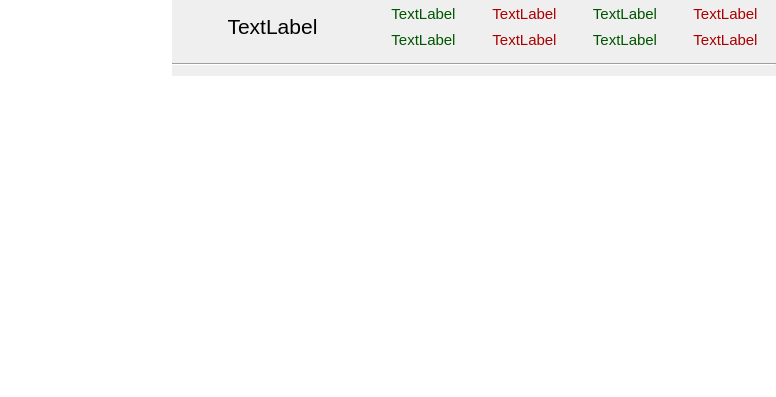
<?xml version="1.0" encoding="UTF-8"?>
<ui version="4.0">
 <class>HardwareInforForm</class>
 <widget class="QWidget" name="HardwareInforForm">
  <property name="geometry">
   <rect>
    <x>0</x>
    <y>0</y>
    <width>776</width>
    <height>397</height>
   </rect>
  </property>
  <property name="font">
   <font>
    <family>Microsoft YaHei UI</family>
    <pointsize>10</pointsize>
   </font>
  </property>
  <property name="windowTitle">
   <string>Form</string>
  </property>
  <property name="styleSheet">
   <string notr="true"/>
  </property>
  <layout class="QVBoxLayout" name="verticalLayout_3">
   <property name="spacing">
    <number>0</number>
   </property>
   <property name="margin">
    <number>0</number>
   </property>
   <item>
    <layout class="QHBoxLayout" name="horizontalLayout_2" stretch="2,7">
     <property name="spacing">
      <number>0</number>
     </property>
     <item>
      <widget class="QListWidget" name="listWidgetHWItem">
       <property name="font">
        <font>
         <family>Microsoft YaHei UI</family>
         <pointsize>10</pointsize>
        </font>
       </property>
       <property name="focusPolicy">
        <enum>Qt::NoFocus</enum>
       </property>
       <property name="styleSheet">
        <string notr="true"/>
       </property>
       <property name="frameShape">
        <enum>QFrame::NoFrame</enum>
       </property>
      </widget>
     </item>
     <item>
      <layout class="QVBoxLayout" name="verticalLayout" stretch="5,1,30">
       <property name="spacing">
        <number>10</number>
       </property>
       <item>
        <layout class="QHBoxLayout" name="horizontalLayout" stretch="1,2">
         <property name="spacing">
          <number>0</number>
         </property>
         <item>
          <widget class="QLabel" name="labelHWTitle">
           <property name="font">
            <font>
             <family>Microsoft YaHei UI</family>
             <pointsize>16</pointsize>
            </font>
           </property>
           <property name="text">
            <string>TextLabel</string>
           </property>
           <property name="alignment">
            <set>Qt::AlignCenter</set>
           </property>
          </widget>
         </item>
         <item>
          <layout class="QGridLayout" name="gridLayout" rowstretch="1,1" columnstretch="1,1,1,1">
           <property name="spacing">
            <number>0</number>
           </property>
           <item row="0" column="0">
            <widget class="QLabel" name="label_1">
             <property name="palette">
              <palette>
               <active>
                <colorrole role="WindowText">
                 <brush brushstyle="SolidPattern">
                  <color alpha="255">
                   <red>0</red>
                   <green>85</green>
                   <blue>0</blue>
                  </color>
                 </brush>
                </colorrole>
               </active>
               <inactive>
                <colorrole role="WindowText">
                 <brush brushstyle="SolidPattern">
                  <color alpha="255">
                   <red>0</red>
                   <green>85</green>
                   <blue>0</blue>
                  </color>
                 </brush>
                </colorrole>
               </inactive>
               <disabled>
                <colorrole role="WindowText">
                 <brush brushstyle="SolidPattern">
                  <color alpha="255">
                   <red>120</red>
                   <green>120</green>
                   <blue>120</blue>
                  </color>
                 </brush>
                </colorrole>
               </disabled>
              </palette>
             </property>
             <property name="font">
              <font>
               <pointsize>11</pointsize>
               <weight>50</weight>
               <bold>false</bold>
              </font>
             </property>
             <property name="text">
              <string>TextLabel</string>
             </property>
             <property name="alignment">
              <set>Qt::AlignCenter</set>
             </property>
            </widget>
           </item>
           <item row="0" column="1">
            <widget class="QLabel" name="label_2">
             <property name="palette">
              <palette>
               <active>
                <colorrole role="WindowText">
                 <brush brushstyle="SolidPattern">
                  <color alpha="255">
                   <red>170</red>
                   <green>0</green>
                   <blue>0</blue>
                  </color>
                 </brush>
                </colorrole>
               </active>
               <inactive>
                <colorrole role="WindowText">
                 <brush brushstyle="SolidPattern">
                  <color alpha="255">
                   <red>170</red>
                   <green>0</green>
                   <blue>0</blue>
                  </color>
                 </brush>
                </colorrole>
               </inactive>
               <disabled>
                <colorrole role="WindowText">
                 <brush brushstyle="SolidPattern">
                  <color alpha="255">
                   <red>120</red>
                   <green>120</green>
                   <blue>120</blue>
                  </color>
                 </brush>
                </colorrole>
               </disabled>
              </palette>
             </property>
             <property name="font">
              <font>
               <pointsize>11</pointsize>
              </font>
             </property>
             <property name="text">
              <string>TextLabel</string>
             </property>
             <property name="alignment">
              <set>Qt::AlignCenter</set>
             </property>
            </widget>
           </item>
           <item row="0" column="2">
            <widget class="QLabel" name="label_3">
             <property name="palette">
              <palette>
               <active>
                <colorrole role="WindowText">
                 <brush brushstyle="SolidPattern">
                  <color alpha="255">
                   <red>0</red>
                   <green>85</green>
                   <blue>0</blue>
                  </color>
                 </brush>
                </colorrole>
               </active>
               <inactive>
                <colorrole role="WindowText">
                 <brush brushstyle="SolidPattern">
                  <color alpha="255">
                   <red>0</red>
                   <green>85</green>
                   <blue>0</blue>
                  </color>
                 </brush>
                </colorrole>
               </inactive>
               <disabled>
                <colorrole role="WindowText">
                 <brush brushstyle="SolidPattern">
                  <color alpha="255">
                   <red>120</red>
                   <green>120</green>
                   <blue>120</blue>
                  </color>
                 </brush>
                </colorrole>
               </disabled>
              </palette>
             </property>
             <property name="font">
              <font>
               <pointsize>11</pointsize>
              </font>
             </property>
             <property name="text">
              <string>TextLabel</string>
             </property>
             <property name="alignment">
              <set>Qt::AlignCenter</set>
             </property>
            </widget>
           </item>
           <item row="0" column="3">
            <widget class="QLabel" name="label_4">
             <property name="palette">
              <palette>
               <active>
                <colorrole role="WindowText">
                 <brush brushstyle="SolidPattern">
                  <color alpha="255">
                   <red>170</red>
                   <green>0</green>
                   <blue>0</blue>
                  </color>
                 </brush>
                </colorrole>
               </active>
               <inactive>
                <colorrole role="WindowText">
                 <brush brushstyle="SolidPattern">
                  <color alpha="255">
                   <red>170</red>
                   <green>0</green>
                   <blue>0</blue>
                  </color>
                 </brush>
                </colorrole>
               </inactive>
               <disabled>
                <colorrole role="WindowText">
                 <brush brushstyle="SolidPattern">
                  <color alpha="255">
                   <red>120</red>
                   <green>120</green>
                   <blue>120</blue>
                  </color>
                 </brush>
                </colorrole>
               </disabled>
              </palette>
             </property>
             <property name="font">
              <font>
               <pointsize>11</pointsize>
              </font>
             </property>
             <property name="text">
              <string>TextLabel</string>
             </property>
             <property name="alignment">
              <set>Qt::AlignCenter</set>
             </property>
            </widget>
           </item>
           <item row="1" column="0">
            <widget class="QLabel" name="label_5">
             <property name="palette">
              <palette>
               <active>
                <colorrole role="WindowText">
                 <brush brushstyle="SolidPattern">
                  <color alpha="255">
                   <red>0</red>
                   <green>85</green>
                   <blue>0</blue>
                  </color>
                 </brush>
                </colorrole>
               </active>
               <inactive>
                <colorrole role="WindowText">
                 <brush brushstyle="SolidPattern">
                  <color alpha="255">
                   <red>0</red>
                   <green>85</green>
                   <blue>0</blue>
                  </color>
                 </brush>
                </colorrole>
               </inactive>
               <disabled>
                <colorrole role="WindowText">
                 <brush brushstyle="SolidPattern">
                  <color alpha="255">
                   <red>120</red>
                   <green>120</green>
                   <blue>120</blue>
                  </color>
                 </brush>
                </colorrole>
               </disabled>
              </palette>
             </property>
             <property name="font">
              <font>
               <pointsize>11</pointsize>
              </font>
             </property>
             <property name="text">
              <string>TextLabel</string>
             </property>
             <property name="alignment">
              <set>Qt::AlignCenter</set>
             </property>
            </widget>
           </item>
           <item row="1" column="1">
            <widget class="QLabel" name="label_6">
             <property name="palette">
              <palette>
               <active>
                <colorrole role="WindowText">
                 <brush brushstyle="SolidPattern">
                  <color alpha="255">
                   <red>170</red>
                   <green>0</green>
                   <blue>0</blue>
                  </color>
                 </brush>
                </colorrole>
               </active>
               <inactive>
                <colorrole role="WindowText">
                 <brush brushstyle="SolidPattern">
                  <color alpha="255">
                   <red>170</red>
                   <green>0</green>
                   <blue>0</blue>
                  </color>
                 </brush>
                </colorrole>
               </inactive>
               <disabled>
                <colorrole role="WindowText">
                 <brush brushstyle="SolidPattern">
                  <color alpha="255">
                   <red>120</red>
                   <green>120</green>
                   <blue>120</blue>
                  </color>
                 </brush>
                </colorrole>
               </disabled>
              </palette>
             </property>
             <property name="font">
              <font>
               <pointsize>11</pointsize>
              </font>
             </property>
             <property name="text">
              <string>TextLabel</string>
             </property>
             <property name="alignment">
              <set>Qt::AlignCenter</set>
             </property>
            </widget>
           </item>
           <item row="1" column="2">
            <widget class="QLabel" name="label_7">
             <property name="palette">
              <palette>
               <active>
                <colorrole role="WindowText">
                 <brush brushstyle="SolidPattern">
                  <color alpha="255">
                   <red>0</red>
                   <green>85</green>
                   <blue>0</blue>
                  </color>
                 </brush>
                </colorrole>
               </active>
               <inactive>
                <colorrole role="WindowText">
                 <brush brushstyle="SolidPattern">
                  <color alpha="255">
                   <red>0</red>
                   <green>85</green>
                   <blue>0</blue>
                  </color>
                 </brush>
                </colorrole>
               </inactive>
               <disabled>
                <colorrole role="WindowText">
                 <brush brushstyle="SolidPattern">
                  <color alpha="255">
                   <red>120</red>
                   <green>120</green>
                   <blue>120</blue>
                  </color>
                 </brush>
                </colorrole>
               </disabled>
              </palette>
             </property>
             <property name="font">
              <font>
               <pointsize>11</pointsize>
              </font>
             </property>
             <property name="text">
              <string>TextLabel</string>
             </property>
             <property name="alignment">
              <set>Qt::AlignCenter</set>
             </property>
            </widget>
           </item>
           <item row="1" column="3">
            <widget class="QLabel" name="label_8">
             <property name="palette">
              <palette>
               <active>
                <colorrole role="WindowText">
                 <brush brushstyle="SolidPattern">
                  <color alpha="255">
                   <red>170</red>
                   <green>0</green>
                   <blue>0</blue>
                  </color>
                 </brush>
                </colorrole>
               </active>
               <inactive>
                <colorrole role="WindowText">
                 <brush brushstyle="SolidPattern">
                  <color alpha="255">
                   <red>170</red>
                   <green>0</green>
                   <blue>0</blue>
                  </color>
                 </brush>
                </colorrole>
               </inactive>
               <disabled>
                <colorrole role="WindowText">
                 <brush brushstyle="SolidPattern">
                  <color alpha="255">
                   <red>120</red>
                   <green>120</green>
                   <blue>120</blue>
                  </color>
                 </brush>
                </colorrole>
               </disabled>
              </palette>
             </property>
             <property name="font">
              <font>
               <pointsize>11</pointsize>
              </font>
             </property>
             <property name="text">
              <string>TextLabel</string>
             </property>
             <property name="alignment">
              <set>Qt::AlignCenter</set>
             </property>
            </widget>
           </item>
          </layout>
         </item>
        </layout>
       </item>
       <item>
        <widget class="Line" name="line">
         <property name="orientation">
          <enum>Qt::Horizontal</enum>
         </property>
        </widget>
       </item>
       <item>
        <widget class="QTextEdit" name="textEditHWInfor">
         <property name="font">
          <font>
           <family>Consolas</family>
           <pointsize>10</pointsize>
          </font>
         </property>
         <property name="contextMenuPolicy">
          <enum>Qt::DefaultContextMenu</enum>
         </property>
         <property name="frameShape">
          <enum>QFrame::NoFrame</enum>
         </property>
         <property name="frameShadow">
          <enum>QFrame::Sunken</enum>
         </property>
         <property name="lineWidth">
          <number>1</number>
         </property>
         <property name="horizontalScrollBarPolicy">
          <enum>Qt::ScrollBarAlwaysOff</enum>
         </property>
         <property name="lineWrapMode">
          <enum>QTextEdit::NoWrap</enum>
         </property>
         <property name="readOnly">
          <bool>true</bool>
         </property>
        </widget>
       </item>
      </layout>
     </item>
    </layout>
   </item>
  </layout>
 </widget>
 <resources/>
 <connections/>
</ui>
